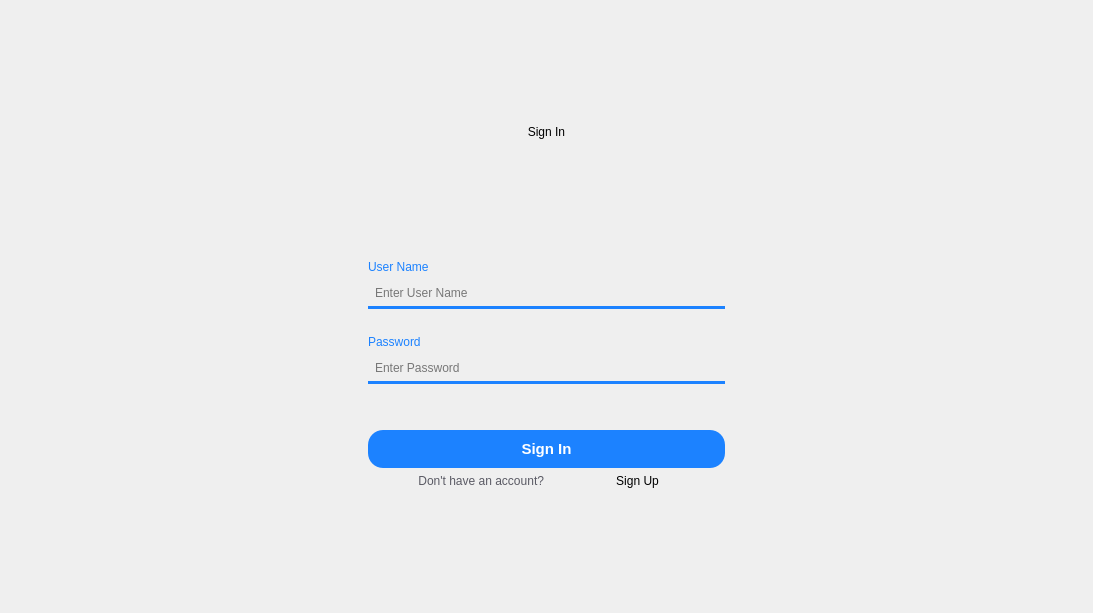
<?xml version="1.0" encoding="UTF-8"?>
<ui version="4.0">
 <class>LoginPage</class>
 <widget class="QWidget" name="LoginPage">
  <property name="geometry">
   <rect>
    <x>0</x>
    <y>0</y>
    <width>1093</width>
    <height>613</height>
   </rect>
  </property>
  <property name="windowTitle">
   <string>Form</string>
  </property>
  <property name="layoutDirection">
   <enum>Qt::LayoutDirection::LeftToRight</enum>
  </property>
  <layout class="QGridLayout" name="gridLayout">
   <item row="10" column="1">
    <widget class="QPushButton" name="loginButton">
     <property name="styleSheet">
      <string notr="true">QPushButton {
    background-color: rgb(28, 130, 255);
    color: white;
    border: none;
    border-radius: 15px; 
    padding: 10px 20px; 
    font-size: 15px; 
    font-weight: bold; 
}

QPushButton:hover {
    background-color: rgb(20, 100, 200);
    color: white;
}

QPushButton:pressed {
    background-color: rgb(15, 80, 160); 
    border: 2px solid rgb(241, 92, 34);
    color: red; 
}
</string>
     </property>
     <property name="text">
      <string>Sign In</string>
     </property>
    </widget>
   </item>
   <item row="9" column="1">
    <spacer name="verticalSpacer_3">
     <property name="orientation">
      <enum>Qt::Orientation::Vertical</enum>
     </property>
     <property name="sizeType">
      <enum>QSizePolicy::Policy::Preferred</enum>
     </property>
     <property name="sizeHint" stdset="0">
      <size>
       <width>20</width>
       <height>40</height>
      </size>
     </property>
    </spacer>
   </item>
   <item row="13" column="1">
    <layout class="QHBoxLayout" name="horizontalLayout_2">
     <item>
      <layout class="QHBoxLayout" name="horizontalLayout_3">
       <item>
        <widget class="QLabel" name="label">
         <property name="styleSheet">
          <string notr="true">QLabel {
    color: rgb(90, 90, 100);
    font: bold 12px &quot;Arial&quot;;
}
</string>
         </property>
         <property name="text">
          <string>Don't have an account?</string>
         </property>
         <property name="alignment">
          <set>Qt::AlignmentFlag::AlignRight|Qt::AlignmentFlag::AlignTrailing|Qt::AlignmentFlag::AlignVCenter</set>
         </property>
        </widget>
       </item>
       <item>
        <widget class="QPushButton" name="toCreateAccountButton">
         <property name="styleSheet">
          <string notr="true">QPushButton {
    border: none;
    background-color: transparent;
    color: black;
    font: bold 14px &quot;Arial&quot;;
}

QPushButton:hover {
    color: rgb(0, 102, 204);
}</string>
         </property>
         <property name="text">
          <string>Sign Up</string>
         </property>
        </widget>
       </item>
      </layout>
     </item>
    </layout>
   </item>
   <item row="5" column="3">
    <spacer name="horizontalSpacer_2">
     <property name="orientation">
      <enum>Qt::Orientation::Horizontal</enum>
     </property>
     <property name="sizeHint" stdset="0">
      <size>
       <width>40</width>
       <height>20</height>
      </size>
     </property>
    </spacer>
   </item>
   <item row="7" column="1">
    <widget class="QLabel" name="titleLabel_3">
     <property name="styleSheet">
      <string notr="true">QLabel {
    color: rgb(28, 130, 255);
    font: bold 14px &quot;Arial&quot;;
}

QLabel:hover {
    color: rgb(20, 90, 200);
}
</string>
     </property>
     <property name="text">
      <string>Password</string>
     </property>
    </widget>
   </item>
   <item row="15" column="1">
    <spacer name="verticalSpacer_4">
     <property name="orientation">
      <enum>Qt::Orientation::Vertical</enum>
     </property>
     <property name="sizeHint" stdset="0">
      <size>
       <width>20</width>
       <height>40</height>
      </size>
     </property>
    </spacer>
   </item>
   <item row="0" column="1">
    <spacer name="verticalSpacer">
     <property name="orientation">
      <enum>Qt::Orientation::Vertical</enum>
     </property>
     <property name="sizeHint" stdset="0">
      <size>
       <width>20</width>
       <height>40</height>
      </size>
     </property>
    </spacer>
   </item>
   <item row="8" column="1">
    <widget class="QLineEdit" name="loginPasswordEdit">
     <property name="styleSheet">
      <string notr="true">QLineEdit {
    border: none;
    border-bottom: 3px solid rgb(28, 130, 255);
    background-color: transparent;
    color: black;
    padding: 5px;
    font: bold 16px &quot;Arial&quot;;
}

QLineEdit:focus {
    border-bottom: 3px solid rgb(20, 90, 200);
    outline: none;
}

</string>
     </property>
     <property name="echoMode">
      <enum>QLineEdit::EchoMode::Password</enum>
     </property>
     <property name="placeholderText">
      <string>Enter Password</string>
     </property>
    </widget>
   </item>
   <item row="3" column="1">
    <spacer name="verticalSpacer_5">
     <property name="orientation">
      <enum>Qt::Orientation::Vertical</enum>
     </property>
     <property name="sizeHint" stdset="0">
      <size>
       <width>20</width>
       <height>40</height>
      </size>
     </property>
    </spacer>
   </item>
   <item row="6" column="1">
    <spacer name="verticalSpacer_2">
     <property name="orientation">
      <enum>Qt::Orientation::Vertical</enum>
     </property>
     <property name="sizeType">
      <enum>QSizePolicy::Policy::Fixed</enum>
     </property>
     <property name="sizeHint" stdset="0">
      <size>
       <width>20</width>
       <height>20</height>
      </size>
     </property>
    </spacer>
   </item>
   <item row="4" column="1">
    <widget class="QLabel" name="titleLabel_2">
     <property name="styleSheet">
      <string notr="true">QLabel {
    color: rgb(28, 130, 255);
    font: bold 14px &quot;Arial&quot;;
}

QLabel:hover {
    color: rgb(20, 90, 200);
}
</string>
     </property>
     <property name="text">
      <string>User Name</string>
     </property>
    </widget>
   </item>
   <item row="5" column="0">
    <spacer name="horizontalSpacer">
     <property name="orientation">
      <enum>Qt::Orientation::Horizontal</enum>
     </property>
     <property name="sizeHint" stdset="0">
      <size>
       <width>40</width>
       <height>20</height>
      </size>
     </property>
    </spacer>
   </item>
   <item row="5" column="1">
    <widget class="QLineEdit" name="loginUsernameEdit">
     <property name="styleSheet">
      <string notr="true">QLineEdit {
    border: none;
    border-bottom: 3px solid rgb(28, 130, 255);
    background-color: transparent;
    color: black;
    padding: 5px;
    font: bold 16px &quot;Arial&quot;;
}

QLineEdit:focus {
    border-bottom: 3px solid rgb(20, 90, 200);
    outline: none;
}

</string>
     </property>
     <property name="placeholderText">
      <string>Enter User Name</string>
     </property>
    </widget>
   </item>
   <item row="2" column="1">
    <widget class="QLabel" name="titleLabel">
     <property name="styleSheet">
      <string notr="true">QLabel {
    color: black; 

    font: bold 35px &quot;Palatino Linotype&quot;;
    text-align: center;
}
</string>
     </property>
     <property name="text">
      <string>Sign In</string>
     </property>
     <property name="alignment">
      <set>Qt::AlignmentFlag::AlignCenter</set>
     </property>
    </widget>
   </item>
  </layout>
 </widget>
 <resources/>
 <connections/>
</ui>
